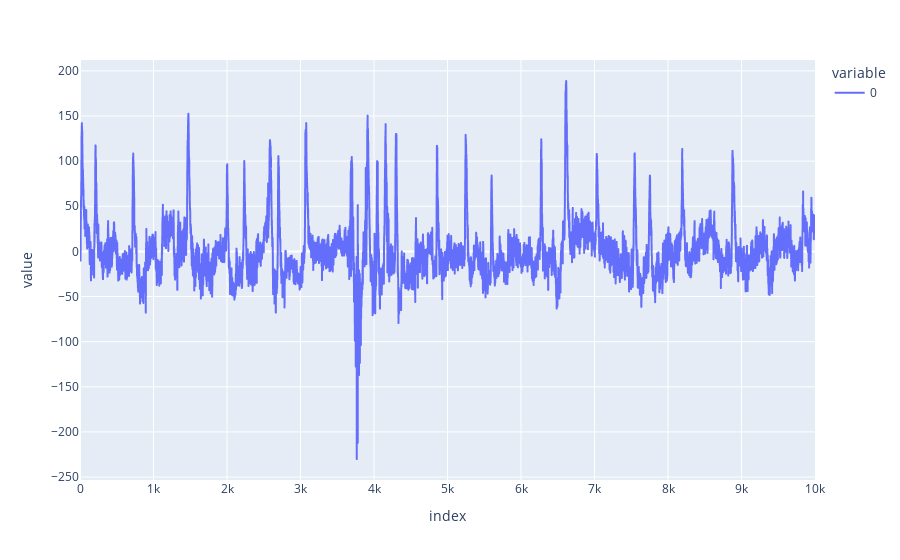

Notebook code cell kept with this figure:
### Markdown cell above
### Plotting the signal to show the effect of preprocessing
we will plot the the signal of the first channel of the first subject in the first trial in the first session

### Code cell
px.line(s[0][0][:10001])

### Figure 1 — Plotly figure (JSON) as saved in the notebook; plotly's stock layout.template omitted (floating-point values rounded to 4 significant figures; data arrays with more than 128 entries replaced by an {"elided": "..."} marker saying what was removed)
{"data": [{"hovertemplate": "variable=0<br>index=%{x}<br>value=%{y}<extra></extra>", "legendgroup": "0", "line": {"color": "#636efa", "dash": "solid"}, "marker": {"symbol": "circle"}, "mode": "lines", "name": "0", "showlegend": true, "type": "scattergl", "x": {"elided": "10001 int values"}, "xaxis": "x", "y": {"elided": "10001 float values"}, "yaxis": "y"}], "layout": {"legend": {"title": {"text": "variable"}, "tracegroupgap": 0}, "margin": {"t": 60}, "xaxis": {"anchor": "y", "domain": [0, 1], "title": {"text": "index"}}, "yaxis": {"anchor": "x", "domain": [0, 1], "title": {"text": "value"}}}}
